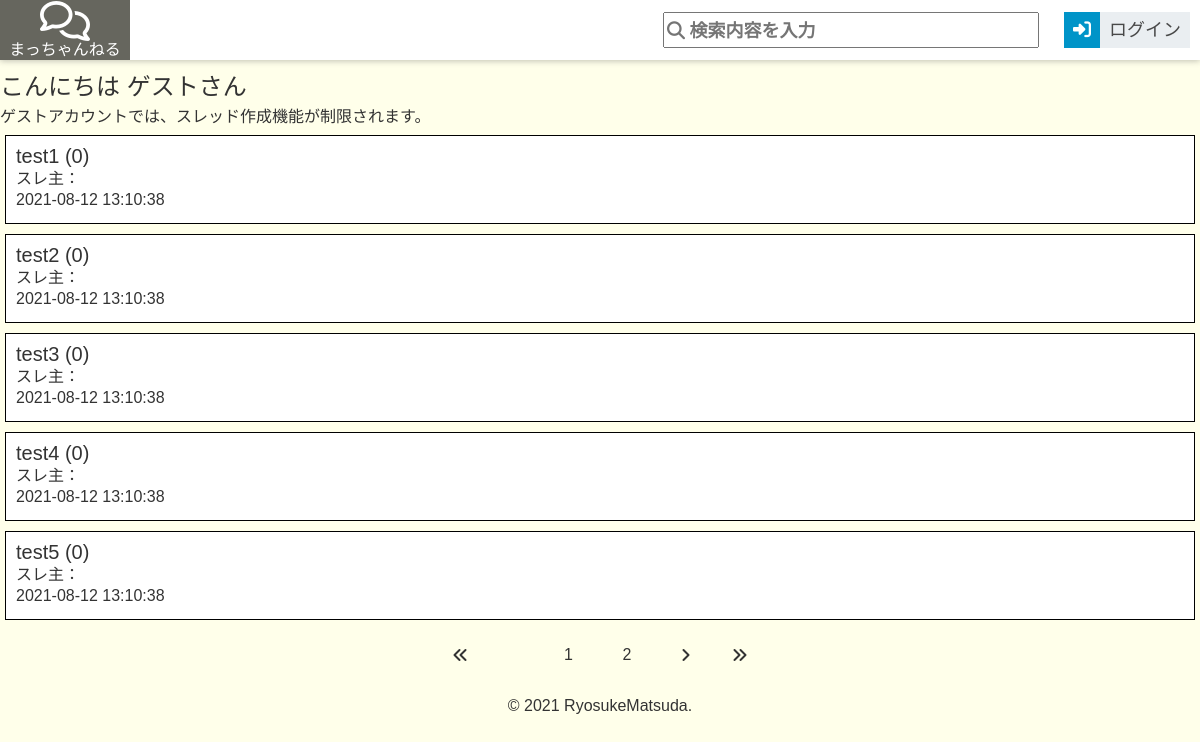
/, run on an earlier commit of the app's database.
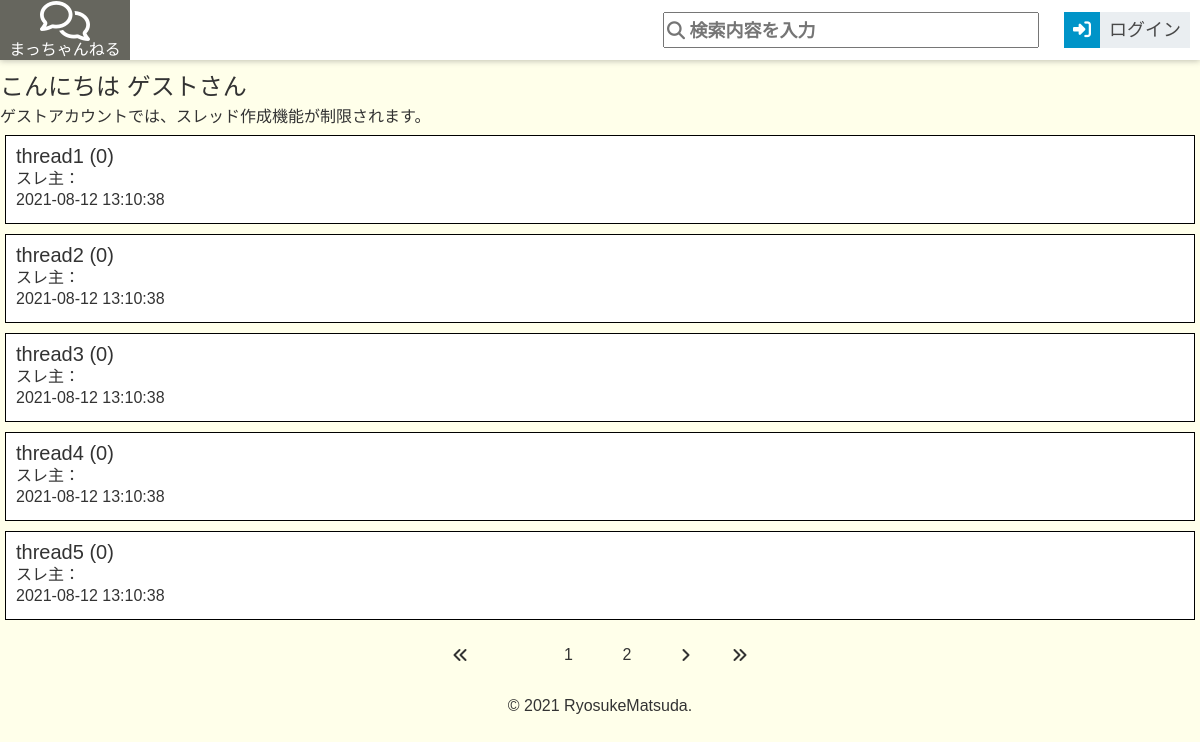
And on a later commit of the database.
### tables this page shows
create table if not exists threads (thread_id int not null primary key auto_increment, title varchar(255), user_id int, ts timestamp);

### index.php (called while the page is built, shortened)
<?php
require_once dirname(__FILE__) . "/assets/_inc/require.php";
$dbthread = new DBthreads();
$user_name = $_SESSION["user_name"];
$status = $_SESSION["status"];
$msg =
  "こんにちは " . htmlspecialchars($user_name, \ENT_QUOTES, "UTF-8") . "さん";
try {
  $dbthread->dbh->beginTransaction();
  $count = $dbthread->count_threads();
  $arr = pagination_start($count, THREAD_MAX);
  $stmt = $dbthread->get_threads($arr["start"], THREAD_MAX);
  $dbthread->dbh->commit();
} catch (Exception $e) {
  $dbthread->dbh->rollback();
  echo "失敗しました。" . $e->getMessage();
}
include dirname(__FILE__) . "/view/index.php"; ?>

### database/database.php (called while the page is built, shortened)
<?php
class Database
{
  public function database_access()
  {
    try {
      $this->dbh = new PDO(DSN, DB_USER, DB_PASS);
    } catch (PDOException $e) {
      die("接続できません: " . $e->getMessage());
    }
  }
}

### database/DBthreads.php (called while the page is built, shortened)
<?php
require_once "database.php";
class DBThreads extends Database
{
  public function count_threads()
  {
    $sql = "SELECT COUNT(*) FROM threads";
    $stmt = $this->dbh->prepare($sql);
    $stmt->execute();
    $count = $stmt->fetchColumn(0);
    return !empty($count) ? $count : null;
  }
  public function get_threads($start, $max)
  {
    $sql =
      "SELECT * FROM threads order by updated_at desc limit :start_thread, :thread_max";
    $stmt = $this->dbh->prepare($sql);
    $stmt->bindValue(":start_thread", $start, PDO::PARAM_INT);
    $stmt->bindValue(":thread_max", $max, PDO::PARAM_INT);
    $stmt->execute();
    return $stmt;
  }
}

### view/index.php (the view)
<?php include dirname(__FILE__) . "/header.php"; ?>
<section class="hello">
    <h1 class="hello-ttl"><?php echo $msg; ?>
    </h1>
    <?php if ($status >= 1): ?>
    <a href="./thread_form.php" class="a-btn"><span class="a-btn-icon"><i class="far fa-comments"></i></span><span
            class="a-btn-text">スレッド作成</span></a>
    <?php else: ?>
    <p>ゲストアカウントでは、スレッド作成機能が制限されます。</p>
    <?php endif; ?>
</section>
<section class="thread">
    <ul class="thread-ul">
        <?php foreach ($stmt as $row): ?>
        <li>
            <a href="thread_content.php?id=<?php echo $row[
              "thread_id"
            ]; ?>&page_id=1">
                <div class="thread-list" data-id="<?php echo $row[
                  "thread_id"
                ]; ?>">
                    <div class="thread-title">
                        <p><?php echo $row["title"]; ?>
                            (<?php echo $row["comment_count"]; ?>)
                        </p>
                    </div>
                    <div class="thread-user">
                        <p>スレ主： <?php echo $dbuser->get_username_by_id(
                          $row["user_id"]
                        ); ?>
                        </p>
                    </div>
                    <div class="thread-date">
                        <p><?php echo $row["updated_at"]; ?>
                        </p>
                    </div>
                </div>
            </a>
        </li>
        <?php endforeach; ?>
    </ul>
    <?php if (!isset($search)) {
      thread_pagination($arr["max_page"], $arr["now_page"]);
    } else {
      search_pagination($arr["max_page"], $arr["now_page"], $search);
    } ?>
</section>
<?php include dirname(__FILE__) . "/footer.php"; ?>

### view/header.php (shortened to what this page needs)
<!DOCTYPE html>
<html lang="ja">
<head>
    <link rel="stylesheet" href="./css/reset.css" />
    <link rel="stylesheet" href="./css/style.css" />
</head>
<body>
    <header class="header">
        <a href="./index.php">
            <div class="header-logo">
                <div>
                    <i class="far fa-comments"></i>
                    <p>まっちゃんねる</p>
                </div>
            </div>
        </a>
        <div>
            <nav class="header-nav">
                <div class="header-infos">
                    <form action="./search.php" method="get">
                        <input type="text" name="search" id="search" maxlength="<?php echo THREAD_TITLE_LENGTH; ?>"
                            class="fa" placeholder="&#xf002; 検索内容を入力">
                    </form>
                    <?php if (isset($_SESSION["login_id"])): ?>
                    <a href="./user_config.php" class="a-btn"><span class="a-btn-icon"><i
                                class="fas fa-user-cog"></i></span><span class="a-btn-text">ユーザー設定</span></a>
                    <a href="./process/logout.php" class="a-btn"><span class="a-btn-icon"><i
                                class="fas fa-sign-out-alt"></i></span><span class="a-btn-text">ログアウト</span></a>
                    <?php else: ?>
                    <a href="./login_form.php" class="a-btn"><span class="a-btn-icon"><i
                                class="fas fa-sign-in-alt"></i></span><span class="a-btn-text">ログイン</span></a>
                    <?php endif; ?>
                </div>
            </nav>
        </div>
    </header>

### function/pagination.php (shortened to what this page needs)
<?php
function pagination_start($count, $max)
{
  $max_page = ceil($count / $max);
  if (!isset($_GET["page_id"])) {
    $now_page = 1;
  } else {
    $now_page = (int) htmlspecialchars($_GET["page_id"], ENT_QUOTES, "UTF-8");
    if ($now_page < 1 || $now_page > $max_page) {
      $_SESSION["error"] = "無効な値が入力されました。";
      header("Location: ./index.php");
    }
  }
  $start = ($now_page - 1) * $max;
  $arr = [
    "max_page" => $max_page,
    "now_page" => $now_page,
    "start" => $start,
  ];
  return $arr;
}
function thread_pagination($max_page, $now_page)
{
  $pre_page = $now_page - 1;
  $next_page = $now_page + 1;
  echo '<div class="pager">
  <ul class="pagination">
      <li class="first"><a href="index.php?page_id=1"><span><i class="fas fa-angle-double-left"></i></span></a></li>';
  if ($now_page == 1) {
    echo '<li class="pre"><a class="disable" href="index.php?page_id=' .
      $pre_page .
      '"><span><i class="fas fa-angle-left"></i></span>
    </a></li>';
  } else {
    echo '<li class="pre"><a href="index.php?page_id=' .
      $pre_page .
      '"><span><i class="fas fa-angle-left"></i></span>
    </a></li>';
  }
  for ($i = 1; $i <= $max_page; $i++) {
    if ($i == $now_page) {
      echo '<li><a href="index.php?page_id=' .
        $i .
        '"><span>' .
        $i .
        "</span></a></li>  ";
    } else {
      echo '<li><a href="index.php?page_id=' .
        $i .
        '"><span>' .
        $i .
        "</span></a></li>  ";
    }
  }
  if ($now_page == $max_page) {
    echo '<li class="next"><a class="disable" href="index.php?page_id=' .
      $next_page .
      '"><span><i class="fas fa-angle-right"></i></span></a></li>';
  } else {
    echo '<li class="next"><a href="index.php?page_id=' .
      $next_page .
      '"><span><i class="fas fa-angle-right"></i></span></a></li>';
  }
  echo '<li class="last"><a href="index.php?page_id=' .
    $max_page .
    '"><span><i class="fas fa-angle-double-right"></i></span></a></li>
  </ul>
  </div>';
}

### view/footer.php (shortened to what this page needs)
<footer>
    <section class="footer-section">
        <p>© 2021 RyosukeMatsuda.</p>
    </section>
</footer>
</body>
</html>

### css/style.css (style rules this page uses)
*, *:before, *:after { box-sizing: inherit; }
html { box-sizing: border-box; font-size: 62.5%; }
body { color: #333; font-family: "ヒラギノ丸ゴ ProN", "游ゴシック体", YuGothic, "游ゴシック Medium", "Yu Gothic Medium", "游ゴシック", "Yu Gothic", sans-serif; font-size: 1.6rem; background: #ffffea; }
a { text-decoration: none; color: #333; }
.header { display: flex; justify-content: space-between; align-items: center; position: sticky; z-index: 5; top: 0; background: #fff; box-shadow: 0 1px 6px 0 rgba(32, 33, 36, 0.28); margin-bottom: 15px; }
.header-infos { display: flex; justify-content: space-between; align-items: center; }
.header-infos form { margin-right: 15px; }
.header-infos form input { font-size: 18px; height: 36px; }
.header-logo { width: 130px; height: 60px; background: #66665e; display: flex; justify-content: center; }
.header-logo div { text-align: center; color: #fff; }
.header-logo i { font-size: 40px; line-height: 42px; transition: 0.3s; margin: 0 auto; }
.header-logo p { text-align: center; font-size: 16px; }
.hello-ttl { font-size: 24px; margin-bottom: 10px; }
.thread-list { border: 1px solid #000; margin: 10px 5px; padding: 10px; background: #fff; }
.thread-list div { margin-bottom: 5px; }
.thread-title { font-size: 20px; }
.a-btn { color: #484848; display: inline-block; font-size: 18px; background: #eaeef1; text-decoration: none; margin: 0 10px; transition: 0.3s; }
.a-btn-icon { display: inline-block; width: 36px; height: 36px; text-align: center; color: white; background: #0094c8; }
.a-btn-icon i { font-size: 18px; line-height: 36px; transition: 0.3s; }
.a-btn-text { display: inline-block; text-align: center; margin: 0 9px; }
.pager .pagination { text-align: center; }
.pager .pagination li { display: inline; margin: 0 2px; padding: 0; display: inline-block; width: 50px; height: 50px; text-align: center; position: relative; border-radius: 10px; }
.pager .pagination li a { vertical-align: middle; position: absolute; top: 0; left: 0; width: 100%; height: 100%; text-align: center; display: table; text-decoration: none; transition: all 0.3s ease; }
.pager .pagination li a span { display: table-cell; vertical-align: middle; }
.footer-section { width: 100%; text-align: center; margin: 15px auto; }

What changed in the data, as far as the page shows it:
changed threads: title "test1" → "thread1"
changed threads: title "test2" → "thread2"
changed threads: title "test3" → "thread3"
changed threads: title "test4" → "thread4"
changed threads: title "test5" → "thread5"
